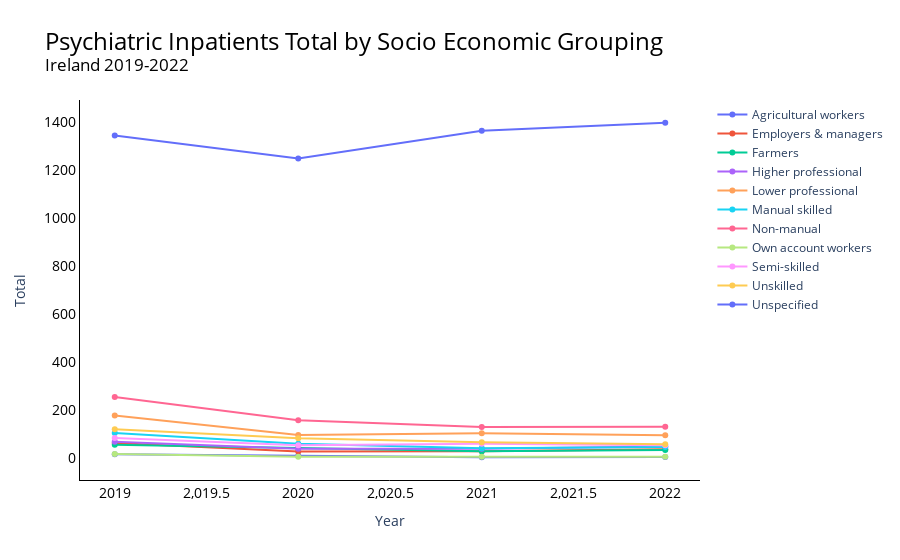

Here is the notebook cell this chart was saved with:
### Code cell
import plotly.graph_objects as go


fig = go.Figure()


df_grouped = df_socio.groupby(['Year', 'Socio Economic Group']).sum().reset_index()


categories = df_grouped['Socio Economic Group'].unique()


for category in categories:
    df_category = df_grouped[df_grouped['Socio Economic Group'] == category]
    fig.add_trace(go.Scatter(x=df_category['Year'], y=df_category['VALUE'],
                             mode='lines+markers', name=str(category)))


fig.update_layout({
    'plot_bgcolor': 'rgba(0, 0, 0, 0)',
    'paper_bgcolor': 'rgba(0, 0, 0, 0)',
}, 
xaxis=dict(showgrid=False, zeroline=False, showticklabels=True, linecolor='black', title_font=dict(size=18, color='black'), tickfont=dict(size=14, color='black'), title='Year'),
yaxis=dict(showgrid=False, zeroline=False, showticklabels=True, linecolor='black', title_font=dict(size=18, color='black'), tickfont=dict(size=14, color='black'), title='Total'),
title = "Psychiatric Inpatients Total by Socio Economic Grouping <br><sup>Ireland 2019-2022</sup>",
title_font=dict(size=24, color='black'))

fig.show()

### Figure 1 — Plotly figure (JSON) as saved in the notebook; plotly's stock layout.template omitted (floating-point values rounded to 4 significant figures)
{"data": [{"mode": "lines+markers", "name": "Agricultural workers", "type": "scatter", "x": [2019, 2020, 2021, 2022], "y": [17, 10, 4, 5]}, {"mode": "lines+markers", "name": "Employers & managers", "type": "scatter", "x": [2019, 2020, 2021, 2022], "y": [63, 28, 29, 37]}, {"mode": "lines+markers", "name": "Farmers", "type": "scatter", "x": [2019, 2020, 2021, 2022], "y": [56, 44, 29, 34]}, {"mode": "lines+markers", "name": "Higher professional", "type": "scatter", "x": [2019, 2020, 2021, 2022], "y": [69, 39, 39, 49]}, {"mode": "lines+markers", "name": "Lower professional", "type": "scatter", "x": [2019, 2020, 2021, 2022], "y": [178, 97, 104, 96]}, {"mode": "lines+markers", "name": "Manual skilled", "type": "scatter", "x": [2019, 2020, 2021, 2022], "y": [105, 60, 41, 47]}, {"mode": "lines+markers", "name": "Non-manual", "type": "scatter", "x": [2019, 2020, 2021, 2022], "y": [255, 158, 130, 131]}, {"mode": "lines+markers", "name": "Own account workers", "type": "scatter", "x": [2019, 2020, 2021, 2022], "y": [18, 6, 6, 6]}, {"mode": "lines+markers", "name": "Semi-skilled", "type": "scatter", "x": [2019, 2020, 2021, 2022], "y": [84, 54, 60, 54]}, {"mode": "lines+markers", "name": "Unskilled", "type": "scatter", "x": [2019, 2020, 2021, 2022], "y": [120, 83, 66, 58]}, {"mode": "lines+markers", "name": "Unspecified", "type": "scatter", "x": [2019, 2020, 2021, 2022], "y": [1343, 1247, 1363, 1396]}], "layout": {"paper_bgcolor": "rgba(0, 0, 0, 0)", "plot_bgcolor": "rgba(0, 0, 0, 0)", "title": {"font": {"color": "black", "size": 24}, "text": "Psychiatric Inpatients Total by Socio Economic Grouping <br><sup>Ireland 2019-2022</sup>"}, "xaxis": {"linecolor": "black", "showgrid": false, "showticklabels": true, "tickfont": {"color": "black", "size": 14}, "title": {"text": "Year"}, "zeroline": false}, "yaxis": {"linecolor": "black", "showgrid": false, "showticklabels": true, "tickfont": {"color": "black", "size": 14}, "title": {"text": "Total"}, "zeroline": false}}}
